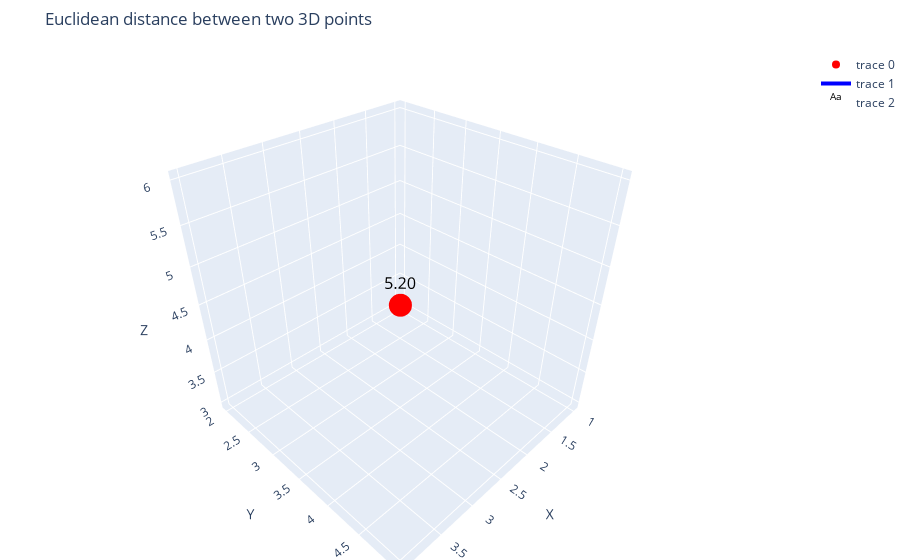

Notebook source saved alongside this figure:
### Code cell
import plotly.graph_objs as go
import numpy as np


point1 = [1, 2, 3]
point2 = [4, 5, 6]


distance = np.linalg.norm(np.array(point1) - np.array(point2))


scatter = go.Scatter3d(
    x=[point1[0], point2[0]],
    y=[point1[1], point2[1]],
    z=[point1[2], point2[2]],
    mode='markers',
    marker=dict(
        size=8,
        color='red'
    )
)

line = go.Scatter3d(
    x=[point1[0], point2[0]],
    y=[point1[1], point2[1]],
    z=[point1[2], point2[2]],
    mode='lines',
    line=dict(
        color='blue',
        width=4
    )
)

label = go.Scatter3d(
    x=[(point1[0] + point2[0])/2],
    y=[(point1[1] + point2[1])/2],
    z=[(point1[2] + point2[2])/2],
    text=f'{distance:.2f}',
    mode='text',
    textfont=dict(
        size=16,
        color='black'
    )
)

layout = go.Layout(
    title='Euclidean distance between two 3D points',
    margin=dict(l=0, r=0, b=0, t=50),
    scene=dict(
        xaxis=dict(title='X'),
        yaxis=dict(title='Y'),
        zaxis=dict(title='Z')
    )
)

fig = go.Figure(data=[scatter, line, label], layout=layout)
fig.show()

### Figure 1 — Plotly figure (JSON) as saved in the notebook; plotly's stock layout.template omitted (floating-point values rounded to 4 significant figures)
{"data": [{"marker": {"color": "red", "size": 8}, "mode": "markers", "type": "scatter3d", "x": [1, 4], "y": [2, 5], "z": [3, 6]}, {"line": {"color": "blue", "width": 4}, "mode": "lines", "type": "scatter3d", "x": [1, 4], "y": [2, 5], "z": [3, 6]}, {"mode": "text", "text": "5.20", "textfont": {"color": "black", "size": 16}, "type": "scatter3d", "x": [2.5], "y": [3.5], "z": [4.5]}], "layout": {"margin": {"b": 0, "l": 0, "r": 0, "t": 50}, "scene": {"xaxis": {"title": {"text": "X"}}, "yaxis": {"title": {"text": "Y"}}, "zaxis": {"title": {"text": "Z"}}}, "title": {"text": "Euclidean distance between two 3D points"}}}
